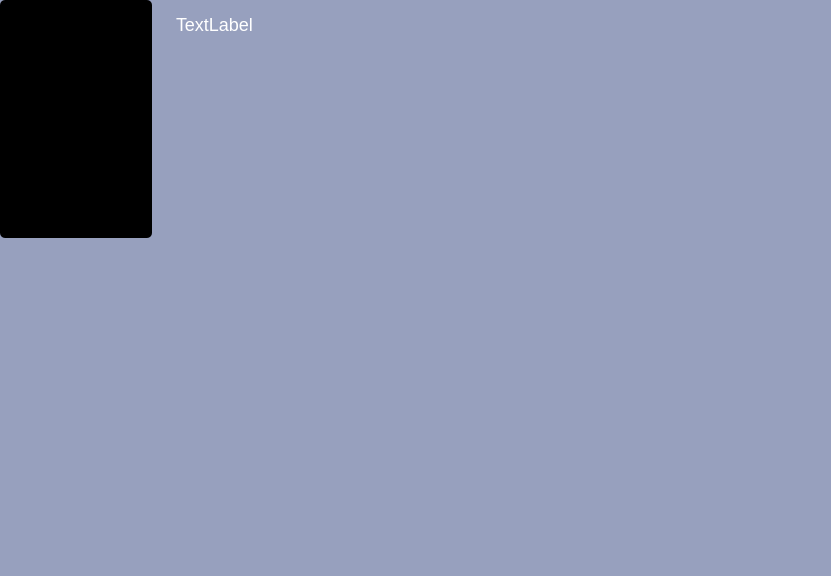
<?xml version="1.0" encoding="UTF-8"?>
<ui version="4.0">
 <class>Form</class>
 <widget class="QWidget" name="Form">
  <property name="geometry">
   <rect>
    <x>0</x>
    <y>0</y>
    <width>831</width>
    <height>576</height>
   </rect>
  </property>
  <property name="windowTitle">
   <string>Form</string>
  </property>
  <property name="styleSheet">
   <string notr="true">background-color: rgb(151, 160, 190);</string>
  </property>
  <widget class="QWidget" name="">
   <property name="geometry">
    <rect>
     <x>0</x>
     <y>0</y>
     <width>382</width>
     <height>238</height>
    </rect>
   </property>
   <layout class="QHBoxLayout" name="horizontalLayout">
    <property name="spacing">
     <number>10</number>
    </property>
    <item>
     <widget class="QLabel" name="label">
      <property name="minimumSize">
       <size>
        <width>150</width>
        <height>236</height>
       </size>
      </property>
      <property name="styleSheet">
       <string notr="true">border-radius: 5px;
background-color: black;</string>
      </property>
      <property name="text">
       <string/>
      </property>
     </widget>
    </item>
    <item>
     <widget class="QLabel" name="label_2">
      <property name="minimumSize">
       <size>
        <width>220</width>
        <height>236</height>
       </size>
      </property>
      <property name="styleSheet">
       <string notr="true">color: white;
font-size: 18px;
font-family: &quot;cascadia code&quot;;
padding: 10px;</string>
      </property>
      <property name="text">
       <string>TextLabel</string>
      </property>
      <property name="alignment">
       <set>Qt::AlignLeading|Qt::AlignLeft|Qt::AlignTop</set>
      </property>
     </widget>
    </item>
   </layout>
  </widget>
 </widget>
 <resources/>
 <connections/>
</ui>
